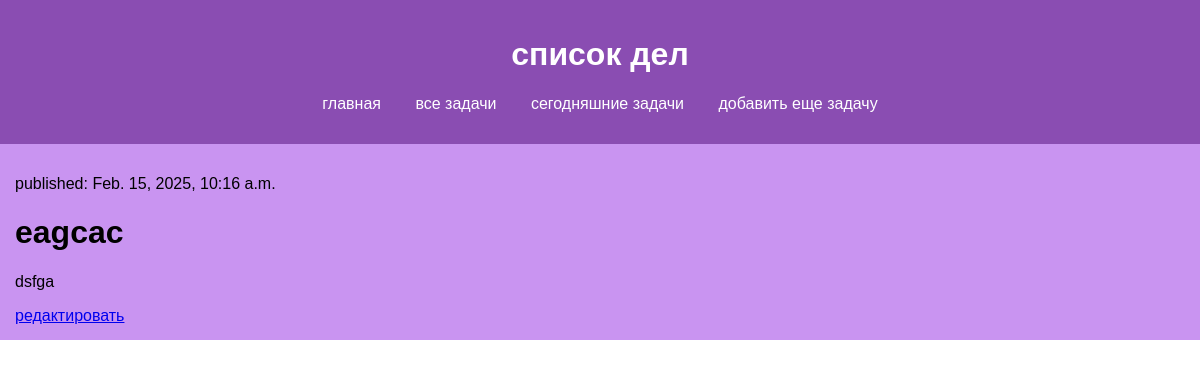
Page /today_task/ on the committed database.
### miye/models.py (models this page shows, shortened)
class Task(models.Model):
    title = models.CharField(unique=True, max_length=200)
    description = models.TextField(blank=True, null=True)
    created_at = models.DateTimeField(auto_now_add=True)
    updated_at= models.DateTimeField(auto_now=True)
    completed = models.BooleanField(default=False)

### miye/views.py (the view)
# urls.py: path('today_task/', today_tasks, name='today_task'),
def today_tasks(request):
    today = timezone.now().date()
    tasks = Task.objects.filter(created_at__date=today)
    return render(request, 'today_tasks.html', {'tasks':tasks})

### miye/templates/today_tasks.html
{% extends 'base.html' %}
{% block content %}
    {% for task in tasks %}
    <div class="uncomp_task">
        <p>published: {{ task.created_at }}</p>
        <h1>{{ task.title }}</h1>
        <p>{{ task.description }}</p>
        <a href="{% url 'edit_task' task.title %}">редактировать</a>
    </div>
    {% endfor %}
{% endblock %}

### miye/static/css/styles.css (style rules this page uses)
body { font-family: Arial, sans-serif; margin: 0; padding: 0; }
div { background-color: #C994F1; padding: 15px; margin-bottom: 15px; }

### rows in the picture
Task: created_at "Feb. 15, 2025, 10:16 a.m.", title "eagcac", description "dsfga"
